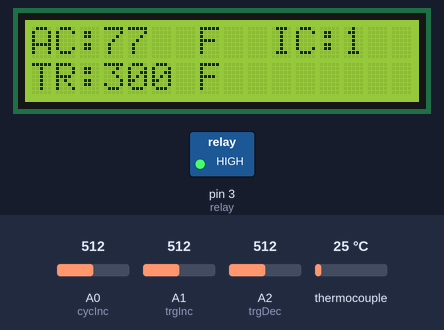
Recording of a sketch running on a simulated Arduino Uno, built with avr-gcc and run on an emulated ATmega328P. Parts: 16×2 character LCD, switched loads named in the sketch (green lamp = pin HIGH). The test bench sets the inputs (shaded band); at power-on: thermocouple 25 °C, A1 (trgInc) = 512, A0 (cycInc) = 512, A2 (trgDec) = 512.

Above: at 1.7 s.
1.8 s: thermocouple set to 144 °C
At 3.2 s:
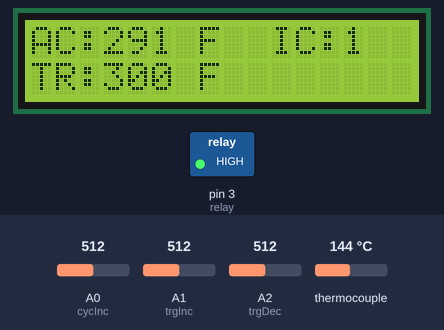
4.8 s: thermocouple set to 152 °C
At 6.2 s:
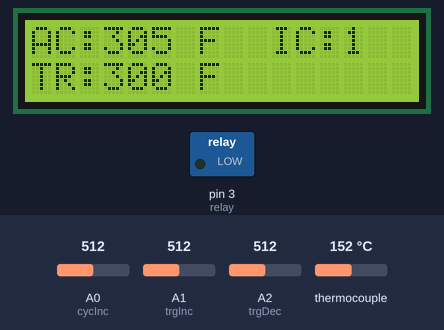
7.8 s: A1 (trgInc) set to 986
10.8 s: A1 (trgInc) set to 1017
At 11.17 s:
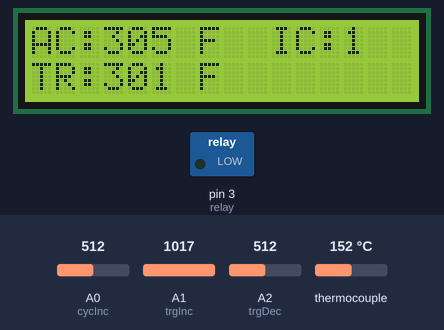
12.5 s: thermocouple set to 2 °C
At 12.68 s:
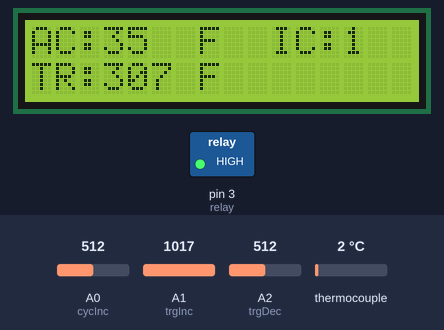
15.5 s: thermocouple set to 75 °C
At 15.68 s:
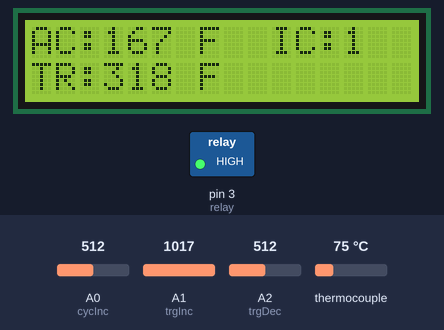
Timing chart, 0 to 18.5 s (numbered marks = the images above; inputs shaded):
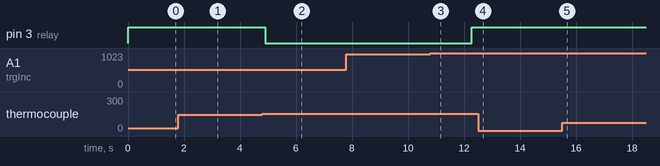

Measured:
- the behaviour switches between 148 and 149 °C on thermocouple (found by bisection; images 1 and 2)
- after the input at 1.8 s, the display: changes at once (image 1)
- after the input at 4.8 s, pin 3 (relay): HIGH → LOW after 0.10 s; the display: changes at once (image 2)
- after the input at 7.8 s, every drawn part: stays the same
- after the input at 10.8 s, pin 3 (relay): LOW → HIGH after 1.5 s; the display: changes after 0.23 s (image 3)

The sketch:

thermal_relay.ino
```cpp
// this example is public domain. enjoy!
// www.ladyada.net/learn/sensors/thermocouple

#include "max6675.h"
#include <LiquidCrystal.h>
// Thermocouple
int thermoDO = 4;
int thermoCS = 5;
int thermoCLK = 6;
MAX6675 thermocouple(thermoCLK, thermoCS, thermoDO);

// Relay
int relay = 3;

// ???
int vccPin = 3;
int gndPin = 2;

// LCD Display
int rs = 13;
int e = 12;
int d4 = 11;
int d5 = 10;
int d6 = 9;
int d7 = 8;
LiquidCrystal lcd = LiquidCrystal(rs, e, d4, d5, d6, d7);

// CTRL
int trgDec = 2;
int trgInc = 1;
int cycInc = 0;

long lastDebounceTime = 0;
long debounceDelay = 250;

int incSelect[] = {1,5,10,50,100};
int incIndex = 0;
float target = 300.0;

void setup() {
  Serial.begin(9600);
  // use Arduino pins
  pinMode(vccPin, OUTPUT); digitalWrite(vccPin, HIGH);
  pinMode(gndPin, OUTPUT); digitalWrite(gndPin, LOW);
  pinMode(relay, OUTPUT); digitalWrite(relay, HIGH);

  // set columns and rows
  lcd.begin(16, 2);
   // Set the cursor on the third column and the first row, counting starts at 0:
  lcd.setCursor(2, 0);
  // Print the string 'Hello World!':
  lcd.print("Welcome to");
  // Set the cursor on the third column and the second row:
  lcd.setCursor(2, 1);
  // Print the string 'LCD tutorial':
  lcd.print("thermo-relay");

  // button inputs
  pinMode(trgDec, INPUT);
  pinMode(trgInc, INPUT);
  pinMode(cycInc, INPUT);

  // wait for MAX chip to stabilize
  delay(500);
  clearDisplay();
}

void clearDisplay() {
  lcd.setCursor(2, 0);
  // Print the string 'Hello World!':
  lcd.print("                ");
  // Set the cursor on the third column and the second row:
  lcd.setCursor(2, 1);
  // Print the string 'LCD tutorial':
  lcd.print("                ");
}

/* |0|1|2|3|4|5|6|7|8|9|0|1|2|3|4|5|
 * |T|M|P|:|#|#|#|#|F| |I|C|:|#|#|#|
 * |T|R|G|:|#|#|#|#|F| | | | | | | |
 */

void printTemp(float temp) {
   if (!isnan(temp)) {
     lcd.setCursor(0, 0);
     lcd.print("AC:     ");
     lcd.setCursor(3, 0);
     lcd.print(int(temp));
     lcd.setCursor(7, 0);
     lcd.print("F");
   }
}

void printTarget(float target) {
   lcd.setCursor(0, 1);
   lcd.print("TR:     ");
   lcd.setCursor(3, 1);
   lcd.print(int(target));
   lcd.setCursor(7, 1);
   lcd.print("F");
}

void printIncrement(int inc) {
   lcd.setCursor(10, 0);
   lcd.print("IC:     ");
   lcd.setCursor(13, 0);
   lcd.print(int(inc));
}

void loop() {
  // basic readout test, just print the current temp
   float f = thermocouple.readFahrenheit();

   int readTrgDec = analogRead(trgDec);
   int readTrgInc = analogRead(trgInc);
   int readCycInc = analogRead(cycInc);
   if ((millis() - lastDebounceTime) > debounceDelay) {
     if (readTrgDec > 1000) {
      target = target - incSelect[incIndex];
     }
     if (readTrgInc > 1000) {
      target = target + incSelect[incIndex];
     }
     if (readCycInc > 1000) {
      incIndex += 1;
      if (incIndex >= sizeof(incSelect) / sizeof(incSelect[0])) {
        incIndex = 0;
      }
     }

     if (isnan(f)) {
      // check for nan
     } else if (f > target) {
      digitalWrite(relay, LOW);
     } else {
      digitalWrite(relay, HIGH);
     }
     lastDebounceTime = millis();
   }
   // Serial.print("F:\t");
   // Serial.println(f);

   // Serial.print("trgDec:\t");
   // Serial.println(readTrgDec);

   // Serial.print("readTrgInc:\t");
   // Serial.println(readTrgInc);

   // Serial.print("readCycInc:\t");
   // Serial.println(readCycInc);

   printTemp(f);
   printTarget(target);
   printIncrement(incSelect[incIndex]);
   // delay(100);
}
```
